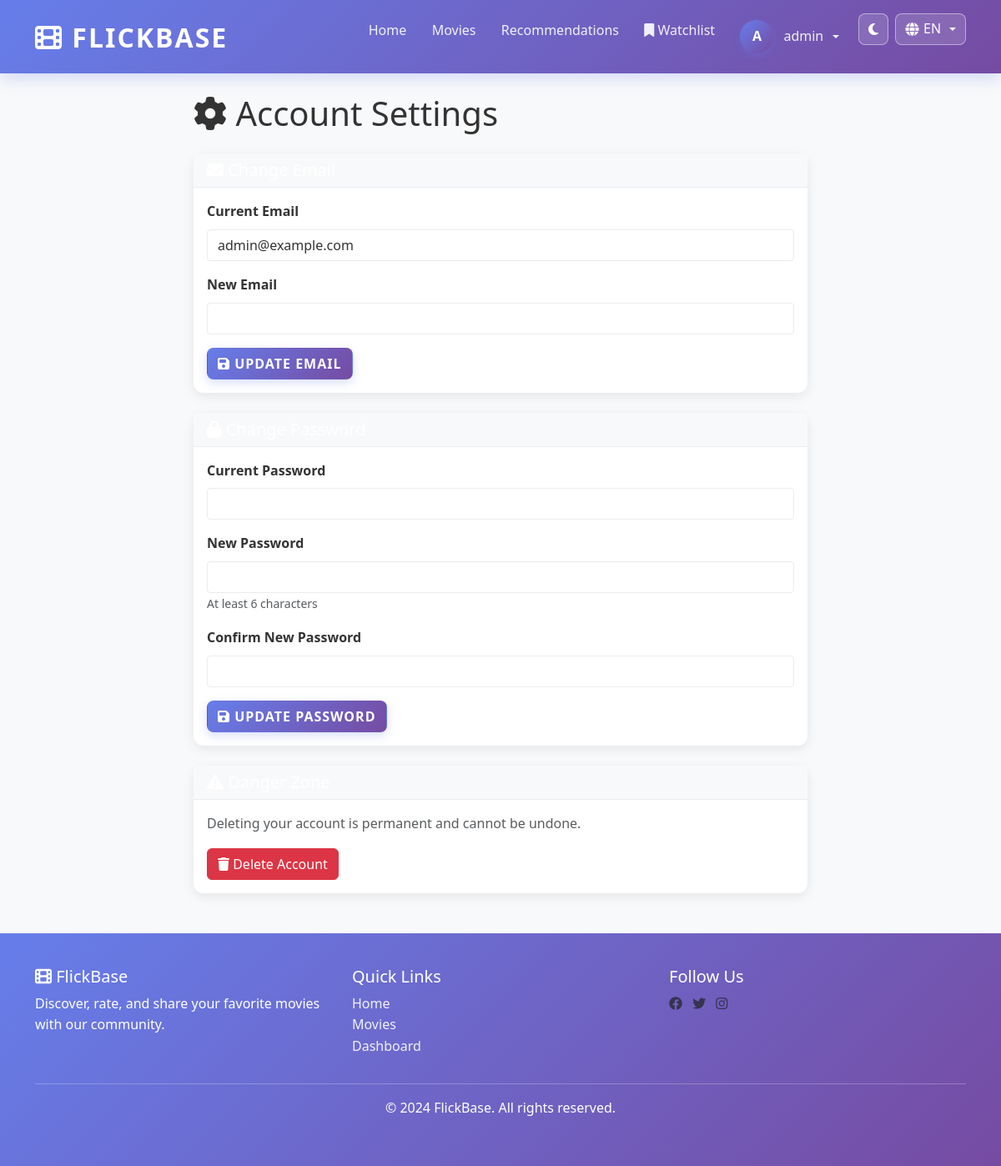
Page /user/settings (signed in) on the committed database.
### app/models.py (models this page shows, shortened)
class User(UserMixin, db.Model):
    __tablename__ = 'users'
    id = db.Column(db.Integer, primary_key=True)
    username = db.Column(db.String(80), unique=True, nullable=False, index=True)
    email = db.Column(db.String(120), unique=True, nullable=False, index=True)
    password_hash = db.Column(db.String(255), nullable=False)
    is_admin = db.Column(db.Boolean, default=False)
    created_at = db.Column(db.DateTime, default=utcnow)
    updated_at = db.Column(db.DateTime, default=utcnow, onupdate=utcnow)
    ratings = db.relationship('Rating', backref='user', lazy=True, cascade='all, delete-orphan')
    watchlist = db.relationship('Watchlist', backref='user', lazy=True, cascade='all, delete-orphan')

### app/routes/user.py (the view)
@user_bp.route('/settings')
@login_required
def settings():
    return render_template('user/settings.html')

### app/i18n.py (called while the page is built)
def get_current_language():
    selected = session.get('lang')
    return selected if selected in SUPPORTED_LANGUAGES else 'en'

def translate(key, lang=None):
    current_lang = lang or get_current_language()
    entry = TRANSLATIONS.get(key, {})
    return entry.get(current_lang) or entry.get('en') or key

### app/templates/user/settings.html (shortened to what this page needs)
{% extends "base.html" %}
{% block content %}
<div class="row">
    <div class="col-md-8 offset-md-2">
        <h1 class="mb-4"><i class="fas fa-cog"></i> {{ t('settings.title') }}</h1>
        <div class="card mb-4">
            <div class="card-header bg-primary text-white">
                <h5 class="mb-0"><i class="fas fa-envelope"></i> {{ t('settings.change_email') }}</h5>
            </div>
            <div class="card-body">
                <form method="POST" action="{{ url_for('user.update_email') }}">
                    <div class="mb-3">
                        <label class="form-label">{{ t('settings.current_email') }}</label>
                        <input type="text" class="form-control" value="{{ current_user.email }}" disabled>
                    </div>
                    <div class="mb-3">
                        <label class="form-label" for="email">{{ t('settings.new_email') }}</label>
                        <input type="email" class="form-control" id="email" name="email" required>
                    </div>
                    <button type="submit" class="btn btn-primary">
                        <i class="fas fa-save"></i> {{ t('settings.update_email') }}
                    </button>
                </form>
            </div>
        </div>
        <div class="card mb-4">
            <div class="card-header bg-primary text-white">
                <h5 class="mb-0"><i class="fas fa-lock"></i> {{ t('settings.change_password') }}</h5>
            </div>
            <div class="card-body">
                <form method="POST" action="{{ url_for('user.update_password') }}">
                    <div class="mb-3">
                        <label class="form-label" for="current_password">{{ t('settings.current_password') }}</label>
                        <input type="password" class="form-control" id="current_password" name="current_password" required>
                    </div>
                    <div class="mb-3">
                        <label class="form-label" for="new_password">{{ t('settings.new_password') }}</label>
                        <input type="password" class="form-control" id="new_password" name="new_password" required minlength="6">
                        <small class="form-text text-muted">{{ t('settings.password_hint') }}</small>
                    </div>
                    <div class="mb-3">
                        <label class="form-label" for="confirm_password">{{ t('settings.confirm_new_password') }}</label>
                        <input type="password" class="form-control" id="confirm_password" name="confirm_password" required minlength="6">
                    </div>
                    <button type="submit" class="btn btn-primary">
                        <i class="fas fa-save"></i> {{ t('settings.update_password') }}
                    </button>
                </form>
            </div>
        </div>
        <div class="card border-danger">
            <div class="card-header bg-danger text-white">
                <h5 class="mb-0"><i class="fas fa-exclamation-triangle"></i> {{ t('settings.danger_zone') }}</h5>
            </div>
            <div class="card-body">
                <p class="text-muted">{{ t('settings.delete_warning') }}</p>
                <button class="btn btn-danger" type="button" data-bs-toggle="modal" data-bs-target="#deleteAccountModal">
                    <i class="fas fa-trash"></i> {{ t('settings.delete_account') }}
                </button>
            </div>
        </div>
    </div>
</div>
{% endblock %}

### app/templates/base.html (shortened to what this page needs)
<!DOCTYPE html>
<html lang="{{ current_lang or 'en' }}" data-bs-theme="light">
<head>
    <link href="https://cdn.jsdelivr.net/npm/bootstrap@5.3.0/dist/css/bootstrap.min.css" rel="stylesheet">
    <link rel="stylesheet" href="https://cdnjs.cloudflare.com/ajax/libs/font-awesome/6.4.0/css/all.min.css">
    <link rel="stylesheet" href="{{ url_for('static', filename='css/dark-mode.css') }}">
</head>
<body>
    <nav class="navbar navbar-expand-lg navbar-light sticky-top">
        <div class="container">
            <a class="navbar-brand" href="{{ url_for('movie.home') }}">
                <i class="fas fa-film"></i> FlickBase
            </a>
            <div class="collapse navbar-collapse" id="navbarNav">
                <ul class="navbar-nav ms-auto">
                    <li class="nav-item">
                        <a class="nav-link" href="{{ url_for('movie.home') }}">{{ t('nav.home') }}</a>
                    </li>
                    <li class="nav-item">
                        <a class="nav-link" href="{{ url_for('movie.movies') }}">{{ t('nav.movies') }}</a>
                    </li>
                    {% if current_user.is_authenticated %}
                        <li class="nav-item">
                            <a class="nav-link" href="{{ url_for('movie.recommendations') }}">{{ t('nav.recommendations') }}</a>
                        </li>
                        <li class="nav-item">
                            <a class="nav-link" href="{{ url_for('movie.watchlist') }}">
                                <i class="fas fa-bookmark"></i> {{ t('nav.watchlist') }}
                            </a>
                        </li>
                        <li class="nav-item dropdown">
                            <a class="nav-link dropdown-toggle" href="#" id="userDropdown" role="button" data-bs-toggle="dropdown">
                                <div class="avatar">{{ current_user.username[0].upper() }}</div>
                                {{ current_user.username }}
                            </a>
                        </li>
                    {% endif %}
                    <li class="nav-item ms-2">
                        <button id="themeToggleBtn" class="theme-toggle-btn" type="button" title="{{ t('nav.theme') }}" aria-label="{{ t('nav.theme') }}">
                            <i class="fas fa-moon"></i>
                        </button>
                    </li>
                    <li class="nav-item dropdown ms-2">
                        <button class="lang-switch-btn dropdown-toggle" data-bs-toggle="dropdown" aria-expanded="false" title="{{ t('nav.language') }}">
                            <i class="fas fa-globe"></i> {{ current_lang|upper }}
                        </button>
                    </li>
                </ul>
            </div>
        </div>
    </nav>
    <main class="container my-4">
        {% block content %}{% endblock %}
    </main>
    <footer class="footer mt-5">
        <div class="container">
            <div class="row">
                <div class="col-md-4">
                    <h5><i class="fas fa-film"></i> FlickBase</h5>
                    <p>{{ t('footer.description') }}</p>
                </div>
                <div class="col-md-4">
                    <h5>{{ t('footer.quick_links') }}</h5>
                    <ul class="list-unstyled">
                        <li><a href="{{ url_for('movie.home') }}">{{ t('nav.home') }}</a></li>
                        <li><a href="{{ url_for('movie.movies') }}">{{ t('nav.movies') }}</a></li>
                        {% if current_user.is_authenticated %}
                            <li><a href="{{ url_for('user.dashboard') }}">{{ t('nav.dashboard') }}</a></li>
                        {% endif %}
                    </ul>
                </div>
                <div class="col-md-4">
                    <h5>{{ t('footer.follow_us') }}</h5>
                    <a href="#" class="text-muted me-2"><i class="fab fa-facebook"></i></a>
                    <a href="#" class="text-muted me-2"><i class="fab fa-twitter"></i></a>
                    <a href="#" class="text-muted me-2"><i class="fab fa-instagram"></i></a>
                </div>
            </div>
            <hr class="bg-light">
            <div class="text-center">
                <p>&copy; 2024 FlickBase. {{ t('footer.rights') }}</p>
            </div>
        </div>
    </footer>
</body>
</html>

### app/static/css/dark-mode.css (style rules this page uses)
:root { --theme-accent: #667eea; --theme-accent-2: #764ba2; --theme-danger: #e74c3c; --theme-warning: #fbbf24; --theme-success: #48bb78; }
html[data-bs-theme="light"] { --app-bg: #f8f9fa; --app-text: #333333; --app-surface: #ffffff; --app-border: #e9ecef; --app-muted: #6c757d; --app-navbar: linear-gradient(135deg, #667eea 0%, #764ba2 100%); }
html[data-bs-theme] body { background-color: var(--app-bg); color: var(--app-text); }
html[data-bs-theme] .navbar { background: var(--app-navbar) !important; }
html[data-bs-theme] .card, html[data-bs-theme] .dropdown-menu, html[data-bs-theme] .modal-content, html[data-bs-theme] .list-group-item, html[data-bs-theme] .table, html[data-bs-theme] .alert { background-color: var(--app-surface); color: var(--app-text); border-color: var(--app-border); }
html[data-bs-theme] .card-header, html[data-bs-theme] .card-footer, html[data-bs-theme] .table > :not(caption) > * > * { background-color: color-mix(in srgb, var(--app-surface) 90%, var(--app-border)); border-color: var(--app-border); color: var(--app-text); }
html[data-bs-theme] .form-control, html[data-bs-theme] .form-select, html[data-bs-theme] .input-group-text { background-color: var(--app-surface) !important; color: var(--app-text) !important; border-color: var(--app-border) !important; }
html[data-bs-theme] .form-control::placeholder { color: var(--app-muted); }
.theme-toggle-btn { border: 1px solid rgba(255, 255, 255, 0.45); color: #ffffff; background: rgba(255, 255, 255, 0.14); border-radius: 8px; height: 38px; padding: 0 0.7rem; display: inline-flex; align-items: center; justify-content: center; transition: all 0.2s ease; }

### app/templates/base.html (style rules this page uses)
:root { --primary-color: #667eea; --secondary-color: #764ba2; --success-color: #48bb78; --danger-color: #e74c3c; --warning-color: #fbbf24; --info-color: #4299e1; }
body { font-family: 'Segoe UI', Tahoma, Geneva, Verdana, sans-serif; background-color: #f8f9fa; color: #333333; line-height: 1.6; text-rendering: optimizeLegibility; }
.navbar { background: linear-gradient(135deg, #667eea 0%, #764ba2 100%) !important; box-shadow: 0 6px 18px rgba(102, 126, 234, 0.25); padding: 0.85rem 0; }
.navbar-brand { font-weight: 800; font-size: 2rem; letter-spacing: 2px; color: #ffffff !important; text-transform: uppercase; }
.nav-link { color: rgba(255, 255, 255, 0.9) !important; border-radius: 8px; padding: 0.5rem 0.75rem !important; margin: 0 0.2rem; transition: all 0.2s ease; }
.card { border: none; border-radius: 12px; box-shadow: 0 4px 14px rgba(0, 0, 0, 0.08); transition: transform 0.3s ease, box-shadow 0.3s ease; background-color: #ffffff !important; color: #333333; }
.card-body { color: #333333; }
.card-header { background-color: #f8f9fa !important; border-bottom: 1px solid #e9ecef; color: #333333; }
.btn-primary { background: linear-gradient(135deg, #667eea 0%, #764ba2 100%); border-color: transparent; text-transform: uppercase; font-weight: 600; letter-spacing: 1px; color: white !important; border-radius: 8px; box-shadow: 0 4px 12px rgba(102, 126, 234, 0.25); }
.form-control, .form-select { background-color: #ffffff !important; color: #333333 !important; border: 1px solid #dee2e6 !important; border-radius: 4px; }
.form-label { color: #333333; font-weight: 600; }
.footer { background: linear-gradient(135deg, #667eea 0%, #764ba2 100%); color: white; padding: 2.5rem 0; margin-top: 3rem; }
.footer a { color: rgba(255, 255, 255, 0.9); text-decoration: none; }
.lang-switch-btn { border: 1px solid rgba(255, 255, 255, 0.45); color: #ffffff; background: rgba(255, 255, 255, 0.14); border-radius: 8px; height: 38px; padding: 0 0.7rem; display: inline-flex; align-items: center; gap: 0.35rem; justify-content: center; transition: all 0.2s ease; }
.avatar { width: 40px; height: 40px; border-radius: 50%; background: linear-gradient(135deg, #667eea 0%, #764ba2 100%); display: flex; align-items: center; justify-content: center; color: white; font-weight: 600; box-shadow: 0 3px 10px rgba(102, 126, 234, 0.3); margin-right: 0.35rem; }
#userDropdown { display: inline-flex; align-items: center; gap: 0.4rem; }

### rows in the picture
User: username "A", username "admin", email "admin@example.com"

### other values in the picture
{{ t('nav.home') }} "Home"
{{ t('nav.movies') }} "Movies"
{{ t('nav.recommendations') }} "Recommendations"
{{ t('nav.watchlist') }} "Watchlist"
{{ current_lang|upper }} "EN"
{{ t('settings.title') }} "Account Settings"
{{ t('settings.current_email') }} "Current Email"
{{ t('settings.new_email') }} "New Email"
{{ t('settings.update_email') }} "UPDATE EMAIL"
{{ t('settings.current_password') }} "Current Password"
{{ t('settings.new_password') }} "New Password"
{{ t('settings.password_hint') }} "At least 6 characters"
{{ t('settings.confirm_new_password') }} "Confirm New Password"
{{ t('settings.update_password') }} "UPDATE PASSWORD"
{{ t('settings.delete_warning') }} "Deleting your account is permanent and cannot be undone."
